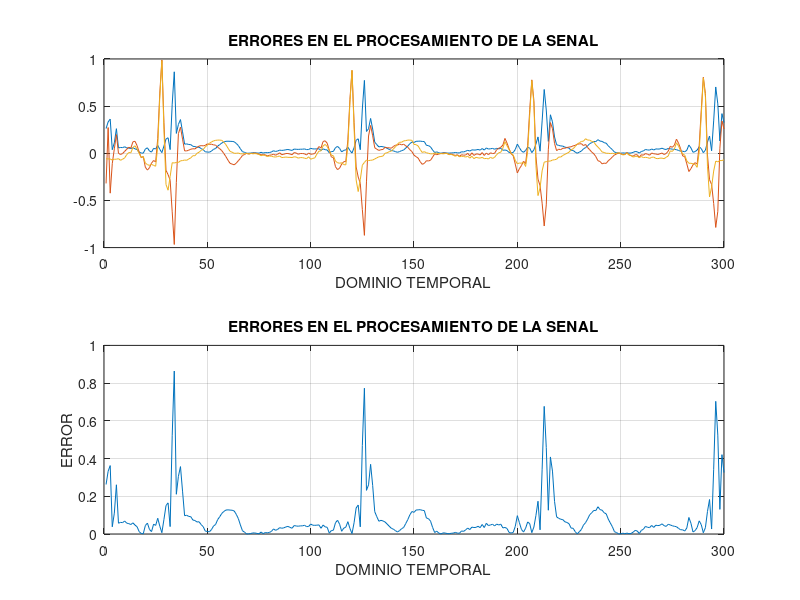

MATLAB code to generate this figure:
close all;
clear all;
clc;

load ('a01m');
who;

%disp(val);
ecg=linspace(1,6000,6000);
n=linspace(1,6000,6000);

for cont = 1:6000
    ecg(cont)=val(cont);
end

% SE VA A ESCALAR LA FUNCION EN EL INTERVALO [-1,1]
% SI SE QUIERE ELIMINAR EL ESCALAMIENTO SOLO BASTA COMENTAR LA LINEA DE
% CODIGO
ecg = ecg*(1/max(abs(ecg)));

% MUESTRAS A TOMAR PARA ANALIZAR / SUBINTERVALO DE LAS MUESTRAS ORIGINALES
muestras=300;


%GRAFICA DE LA SENAL DE PRUEBA / 5% DE LAS MUESTRAS TOTALES
nm = linspace(1,muestras,muestras);

%VAN A ESTAR LAS MUESTRAS A GRAFICAR
ecgm = linspace(1,muestras,muestras);

%CICLO PARA PASAR LA GRAFICA A UN INTERVALO DONDE SE PUEDA APRECIAR LA
%GRAFICA
for cont1 = 1:muestras

    ecgm(cont1)=ecg(cont1);

end




% SENAL CONTAMINADA
teta1=pi/3;
teta2=pi*2/3;
teta3=pi;
g=linspace(1,6000,6000);
g1=linspace(1,6000,6000);
g2=linspace(1,6000,6000);
g3=linspace(1,6000,6000);

%SENAL DE CONTAMINACION TOTAL
g1=0.15*cos(teta1.*n);
g2=-0.25*sin(teta2.*n + (pi/12));
g3=0.20*cos(teta3.*n);

g=g1+g2+g3;

%MUESTRA DE LA SENAL CONTAMINANTE
gm=linspace(1,muestras,muestras);
%CICLO PARA PASAR LA GRAFICA A UN INTERVALO DONDE SE PUEDA APRECIAR LA
%GRAFICA
for cont3 = 1:muestras

    gm(cont3)=g(cont3);
end

plot(nm,gm),xlabel('DOMINIO TEMPORAAL'),ylabel('MAGNIITUD'),title('SENAL INDESEADA'),grid;


r=linspace(1,6000,6000);
%SENAL TOTAL CONTAMINADA
r=ecg+g;

%MUESTRA DE LA SENAL CONTAMINADA
rm=linspace(1,muestras,muestras);

%CICLO PARA PASAR LA GRAFICA A UN INTERVALO DONDE SE PUEDA APRECIAR LA
%GRAFICA
for cont2=1:muestras

    rm(cont2)=r(cont2);

end

%AQUI SE PUEDEN VER LA SENAL ORIGINAL Y LA SENAL CONTAMINADA QUE ENTRAN AL
%FILTRO
plot(nm,rm,nm,ecgm);

subplot (3,1,1),plot(nm,rm),xlabel('DOMINIO TEMPORAL'),ylabel('MAGNITUD'),title('SENAL DE ENTRADA AL SISTEMA'),grid
subplot (3,1,2),plot(nm,ecgm),xlabel('DOMINIO TEMPORAL'),ylabel('MAGNITUD'),title('SENAL DESEADA'),grid;
subplot (3,1,3),plot(nm,gm),xlabel('DOMINIO TEMPORAL'),ylabel('MAGNITUD'),title('SENAL INDESEADA'),grid;


% RESPUESTA EN FRECUENCIA
num=[1 0 0 0 0 0 -1];
den = [1 0 0 0 0 0];
[H,teta]=freqz(num,den,6000);

%BUSCAR UN AJUSTE OPTIMO
%H=10*H;

%ESPECTRO DE FRECUENCIA
transf = fft(val);
plot(teta,transf);

%GRAFICA DE RESPUESTA EN FRECUENCIA DEL FILTRO
subplot(2,1,1),plot(teta,abs(H)),xlabel('FRECUENCIA'),ylabel('MAGNITUD'),title('RESPUESTA EN FRECUENCIA - MAGNITUD')
subplot(2,1,2),plot(teta,angle(H)),xlabel('FRECUENCIA (theta)'),ylabel('MAGNITUD'),title('RESPUESTA EN FRECUENCIA - FASE');

%PROCEDAMOS CON LA INSTRUCCION FILTER
yss = filter(num,den,r);
yss = (1/max(abs(yss)))*yss;
yssm = linspace(1,muestras,muestras);

for cont4 = 1:muestras
   
    yssm(cont4) = yss(cont4);
end

%GRAFICAS DE COMPARACION DE SENALES - MUESTRAS 
subplot(2,1,1),plot(nm,rm),xlabel('DOMINIO TEMPORAL'),ylabel('MAGNITUD'),title('SENAL CORROMPIDA')
subplot(2,1,2),plot(nm,ecgm,nm,yssm),xlabel('DOMINIO TEMPORAL'),ylabel('MAGNITUD'),title('SENAL DESEADA Vs SENAL DE SALIDA');

%GRAFICAS DE COMPARACION DE SENALES - TOTAL
subplot(2,1,1),plot(n,r),xlabel('DOMINIO TEMPORAL'),ylabel('MAGNITUD'),title('SENAL CORROMPIDA')
subplot(2,1,2),plot(n,ecg,n,yss),xlabel('DOMINIO TEMPORAL'),ylabel('MAGNITUD'),title('SENAL DESEADA Vs SENAL DE SALIDA');



%ERROR ASOCIADO A CADA MUESTRA
error = abs(yss-ecg);
errorm = abs(yssm-ecgm);
disp('ERROR MAXIMO DEL FILTRO ES:');
disp(max(error));


%ERROR PROMEODIO
errorpromedio = 0;
for cont5 = 1:6000
    errorpromedio = errorpromedio + error(cont5);
end


%ERROR PROMEDIO
errorpromedio = errorpromedio/6000;
disp('ERROR PROMEDIO COMETIDO:');
disp(errorpromedio);

%GRAFICAS DE ERRORES
subplot (2,1,1),plot(nm,errorm,nm,yssm,nm,ecgm),xlabel('DOMINIO TEMPORAL'),ylabel(''),title('ERRORES EN EL PROCESAMIENTO DE LA SENAL'),grid
subplot (2,1,2),plot(nm,errorm),xlabel('DOMINIO TEMPORAL'),ylabel('ERROR'),title('ERRORES EN EL PROCESAMIENTO DE LA SENAL'),grid;



    
    